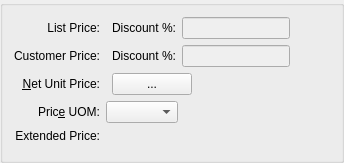
      <widget class="QGroupBox" name="_amountGroup">
       <property name="title">
        <string/>
       </property>
       <layout class="QGridLayout">
        <item row="1" column="2">
         <layout class="QHBoxLayout" name="horizontalLayout_17">
          <item>
           <widget class="CurrDisplay" name="_listPrice">
            <property name="format">
             <enum>CurrDisplay::SalesPrice</enum>
            </property>
           </widget>
          </item>
          <item>
           <widget class="QLabel" name="_discountFromListPriceLit_2">
            <property name="text">
             <string>Discount %:</string>
            </property>
            <property name="alignment">
             <set>Qt::AlignRight|Qt::AlignTrailing|Qt::AlignVCenter</set>
            </property>
           </widget>
          </item>
          <item>
           <widget class="XLineEdit" name="_discountFromListPrice">
            <property name="enabled">
             <bool>false</bool>
            </property>
            <property name="maximumSize">
             <size>
              <width>16777215</width>
              <height>16777215</height>
             </size>
            </property>
            <property name="focusPolicy">
             <enum>Qt::StrongFocus</enum>
            </property>
            <property name="alignment">
             <set>Qt::AlignRight</set>
            </property>
           </widget>
          </item>
          <item>
           <spacer name="horizontalSpacer_7">
            <property name="orientation">
             <enum>Qt::Horizontal</enum>
            </property>
            <property name="sizeHint" stdset="0">
             <size>
              <width>40</width>
              <height>20</height>
             </size>
            </property>
           </spacer>
          </item>
         </layout>
        </item>
        <item row="1" column="0">
         <widget class="QLabel" name="_listPriceLit_2">
          <property name="text">
           <string>List Price:</string>
          </property>
          <property name="alignment">
           <set>Qt::AlignRight|Qt::AlignTrailing|Qt::AlignVCenter</set>
          </property>
         </widget>
        </item>
        <item row="3" column="0">
         <widget class="QLabel" name="_netUnitPriceLit">
          <property name="text">
           <string>&amp;Net Unit Price:</string>
          </property>
          <property name="alignment">
           <set>Qt::AlignRight|Qt::AlignTrailing|Qt::AlignVCenter</set>
          </property>
          <property name="margin">
           <number>5</number>
          </property>
          <property name="buddy">
           <cstring>_netUnitPrice</cstring>
          </property>
         </widget>
        </item>
        <item row="4" column="2">
         <layout class="QHBoxLayout">
          <item>
           <widget class="XComboBox" name="_priceUOM">
            <property name="focusPolicy">
             <enum>Qt::ClickFocus</enum>
            </property>
            <property name="visible">
             <bool>false</bool>
            </property>
           </widget>
          </item>
          <item>
           <spacer>
            <property name="orientation">
             <enum>Qt::Horizontal</enum>
            </property>
            <property name="sizeHint" stdset="0">
             <size>
              <width>0</width>
              <height>20</height>
             </size>
            </property>
           </spacer>
          </item>
         </layout>
        </item>
        <item row="5" column="0">
         <widget class="QLabel" name="_extendedPriceLit">
          <property name="text">
           <string>Extended Price:</string>
          </property>
          <property name="alignment">
           <set>Qt::AlignRight|Qt::AlignTop|Qt::AlignTrailing</set>
          </property>
          <property name="margin">
           <number>5</number>
          </property>
         </widget>
        </item>
        <item row="3" column="2">
         <layout class="QHBoxLayout">
          <item>
           <widget class="CurrCluster" name="_netUnitPrice">
            <property name="format">
             <enum>CurrDisplay::SalesPrice</enum>
            </property>
            <property name="currencyEditable" stdset="0">
             <bool>false</bool>
            </property>
           </widget>
          </item>
          <item>
           <widget class="QPushButton" name="_listPrices">
            <property name="focusPolicy">
             <enum>Qt::NoFocus</enum>
            </property>
            <property name="text">
             <string> ... </string>
            </property>
           </widget>
          </item>
          <item>
           <spacer>
            <property name="orientation">
             <enum>Qt::Horizontal</enum>
            </property>
            <property name="sizeHint" stdset="0">
             <size>
              <width>0</width>
              <height>20</height>
             </size>
            </property>
           </spacer>
          </item>
         </layout>
        </item>
        <item row="4" column="0">
         <widget class="QLabel" name="_priceUOMLit">
          <property name="text">
           <string>Pric&amp;e UOM:</string>
          </property>
          <property name="textFormat">
           <enum>Qt::RichText</enum>
          </property>
          <property name="alignment">
           <set>Qt::AlignRight|Qt::AlignTrailing|Qt::AlignVCenter</set>
          </property>
          <property name="margin">
           <number>5</number>
          </property>
          <property name="visible">
           <bool>false</bool>
          </property>
          <property name="buddy">
           <cstring>_priceUOM</cstring>
          </property>
         </widget>
        </item>
        <item row="5" column="2">
         <layout class="QHBoxLayout">
          <item>
           <widget class="CurrCluster" name="_extendedPrice">
            <property name="focusPolicy">
             <enum>Qt::NoFocus</enum>
            </property>
            <property name="format">
             <enum>CurrDisplay::ExtPrice</enum>
            </property>
            <property name="localControl">
             <bool>false</bool>
            </property>
            <property name="currencyEditable" stdset="0">
             <bool>false</bool>
            </property>
            <property name="currencyVisible">
             <bool>false</bool>
            </property>
            <property name="enabled">
             <bool>false</bool>
            </property>
           </widget>
          </item>
          <item>
           <spacer>
            <property name="orientation">
             <enum>Qt::Horizontal</enum>
            </property>
            <property name="sizeHint" stdset="0">
             <size>
              <width>0</width>
              <height>20</height>
             </size>
            </property>
           </spacer>
          </item>
         </layout>
        </item>
        <item row="2" column="2">
         <layout class="QHBoxLayout" name="horizontalLayout_16">
          <item>
           <widget class="CurrDisplay" name="_customerPrice">
            <property name="format">
             <enum>CurrDisplay::SalesPrice</enum>
            </property>
           </widget>
          </item>
          <item>
           <widget class="QLabel" name="_discountFromCustLit_2">
            <property name="minimumSize">
             <size>
              <width>0</width>
              <height>0</height>
             </size>
            </property>
            <property name="text">
             <string>Discount %:</string>
            </property>
            <property name="alignment">
             <set>Qt::AlignRight|Qt::AlignTrailing|Qt::AlignVCenter</set>
            </property>
           </widget>
          </item>
          <item>
           <widget class="XLineEdit" name="_discountFromCust">
            <property name="enabled">
             <bool>false</bool>
            </property>
            <property name="alignment">
             <set>Qt::AlignRight|Qt::AlignTrailing|Qt::AlignVCenter</set>
            </property>
           </widget>
          </item>
          <item>
           <spacer name="horizontalSpacer_6">
            <property name="orientation">
             <enum>Qt::Horizontal</enum>
            </property>
            <property name="sizeHint" stdset="0">
             <size>
              <width>40</width>
              <height>20</height>
             </size>
            </property>
           </spacer>
          </item>
         </layout>
        </item>
        <item row="2" column="0">
         <widget class="QLabel" name="_customerPriceLit_2">
          <property name="text">
           <string>Customer Price:</string>
          </property>
          <property name="alignment">
           <set>Qt::AlignRight|Qt::AlignTrailing|Qt::AlignVCenter</set>
          </property>
         </widget>
        </item>
       </layout>
      </widget>
